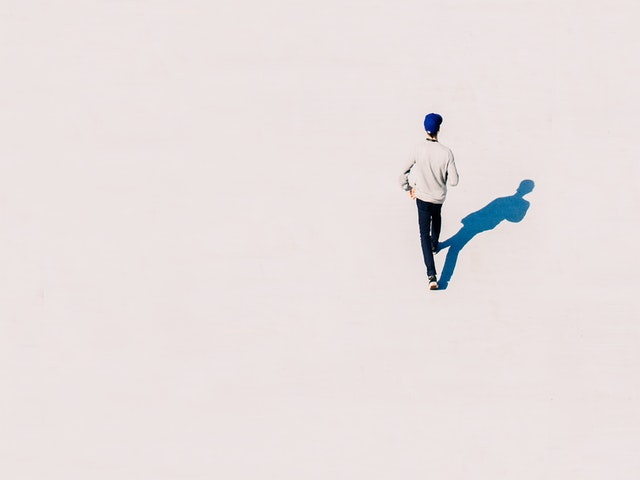
#> input picture body_detection/body.jpg, 640 x 480 px, given in place of the camera
$ python ekrana_resim_cizme.py
#> lines starting #> are read from the running program, lines starting #| are printed output that depends on the picture; after the words box and inside, x2 and y2 are one past the last pixel; in counts of white or black regions, pixels touching at a corner belong together
import cv2
import numpy as np
from collections import deque
cap = cv2.VideoCapture(0)
lower_blue = np.array([100,60,60])
upper_blue = np.array([140,255,255])

blue_points = [deque(maxlen=512)]
green_points = [deque(maxlen=512)]
red_points = [deque(maxlen=512)]
yellow_points = [deque(maxlen=512)]

blue_index = 0
green_index = 0
red_index = 0
yellow_index = 0

colors = [(255,0,0),(0,255,0),(0,0,255),(0,255,255)]
color_index = 0
paintwindow = np.zeros((471,636,3)) + 255

paintwindow = cv2.rectangle(paintwindow,(40,1),(140,65),(0,0,0),2)
paintwindow = cv2.rectangle(paintwindow,(160,1),(255,65),colors[0],-1)
paintwindow = cv2.rectangle(paintwindow,(275,1),(375,65),colors[1],-1)
paintwindow = cv2.rectangle(paintwindow,(390,1),(485,65),colors[2],-1)
paintwindow = cv2.rectangle(paintwindow,(505,1),(600,65),colors[3],-1)
font = cv2.FONT_HERSHEY_PLAIN
cv2.putText(paintwindow,"CLEAR ALL",(49,33),font,0.5,(0,0,0),2,cv2.LINE_AA)
cv2.putText(paintwindow,"BLUE",(185,33),font,0.5,(255,255,255),2,cv2.LINE_AA)
cv2.putText(paintwindow,"GREEN",(298,33),font,0.5,(255,255,255),2,cv2.LINE_AA)
cv2.putText(paintwindow,"RED",(420,33),font,0.5,(255,255,255),2,cv2.LINE_AA)
cv2.putText(paintwindow,"YELLOW",(520,33),font,0.5,(255,255,255),2,cv2.LINE_AA)

cv2.namedWindow("Paint")


while (1):
    ret,frame = cap.read()
#> frame is the input picture: shape (480, 640, 3); mean B, G, R 224.1, 225, 232.8
    frame = cv2.flip(frame,1)
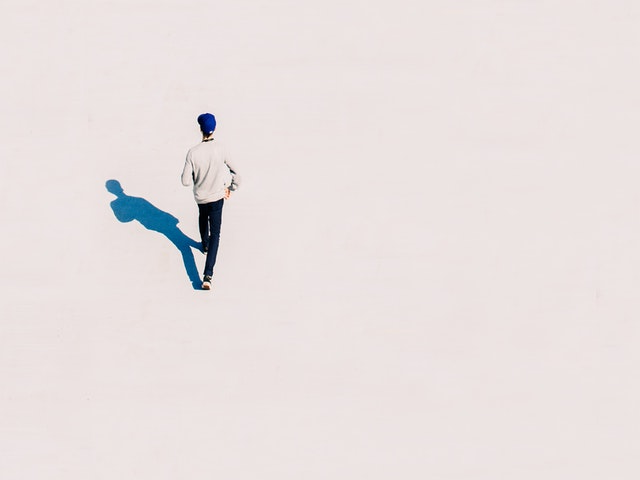
#> frame: shape (480, 640, 3); mean B, G, R 224.1, 225, 232.8
    hsv = cv2.cvtColor(frame,cv2.COLOR_BGR2HSV)
#> hsv: shape (480, 640, 3); mean H, S, V 26, 13.9, 234
    frame = cv2.rectangle(frame,(40,1),(140,65),(0,0,0),2)
    frame = cv2.rectangle(frame,(160,1),(255,65),colors[0],-1)
    frame = cv2.rectangle(frame,(275,1),(375,65),colors[1],-1)
    frame = cv2.rectangle(frame,(390,1),(485,65),colors[2],-1)
    frame = cv2.rectangle(frame,(505,1),(600,65),colors[3],-1)
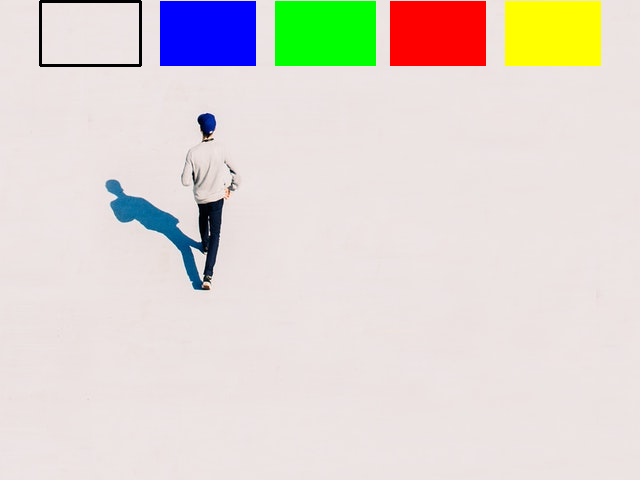
#> frame: shape (480, 640, 3); mean B, G, R 209.9, 216.1, 222.9
    font = cv2.FONT_HERSHEY_PLAIN
    cv2.putText(paintwindow,"CLEAR ALL",(49,33),font,0.5,(0,0,0),2,cv2.LINE_AA)
    cv2.putText(paintwindow,"BLUE",(185,33),font,0.5,(255,255,255),2,cv2.LINE_AA)
    cv2.putText(paintwindow,"GREEN",(298,33),font,0.5,(255,255,255),2,cv2.LINE_AA)
    cv2.putText(paintwindow,"RED",(420,33),font,0.5,(255,255,255),2,cv2.LINE_AA)
    cv2.putText(paintwindow,"YELLOW",(520,33),font,0.5,(255,255,255),2,cv2.LINE_AA)

    if ret is False:
        break
    mask = cv2.inRange(hsv,lower_blue,upper_blue)
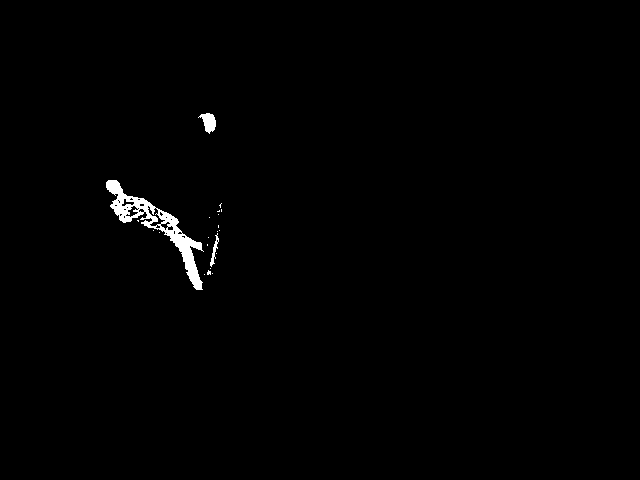
#> mask: shape (480, 640); 0.79% white; 21 white regions (18 under 20 px), largest, box (x1, y1, x2, y2) and area: (106, 180, 204, 290) 2079, (198, 113, 216, 134) 218, (210, 233, 219, 267) 97
    mask = cv2.erode(mask,(5,5),iterations=2)
#> mask: shape (480, 640); 0.6% white; 13 white regions (7 under 20 px), largest, box (x1, y1, x2, y2) and area: (158, 211, 202, 290) 885, (106, 182, 132, 223) 443, (132, 198, 158, 228) 215, (200, 115, 216, 134) 184, (210, 237, 219, 267) 69, (133, 211, 143, 218) 20
    mask = cv2.morphologyEx(mask,cv2.MORPH_OPEN,(5,5))
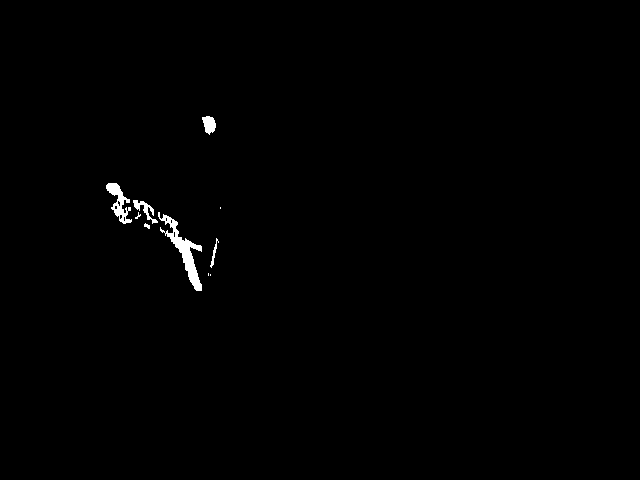
#> mask: shape (480, 640); 0.58% white; 10 white regions (4 under 20 px), largest, box (x1, y1, x2, y2) and area: (158, 212, 202, 291) 876, (106, 183, 132, 224) 438, (133, 200, 158, 224) 184, (202, 116, 216, 135) 182, (210, 238, 219, 268) 69, (144, 223, 150, 229) 22
    mask = cv2.dilate(mask,(5,5),iterations=1)
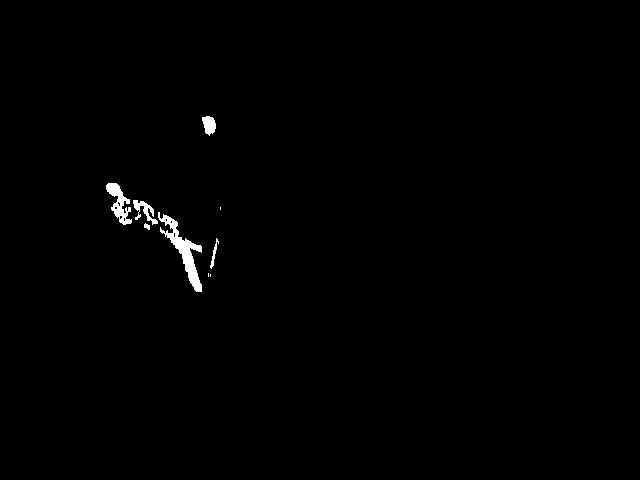
#> mask: shape (480, 640); 0.65% white; 9 white regions (3 under 20 px)

    counters,_ = cv2.findContours(mask,cv2.RETR_TREE,cv2.CHAIN_APPROX_SIMPLE)
#> counters = 16 contours, 11 with area under 20; largest, box (x1, y1, x2, y2) and area: (158, 212, 202, 292) 828, (106, 183, 132, 225) 431, (133, 200, 158, 225) 172, (202, 116, 216, 136) 170, (210, 238, 219, 269) 45
    center = None
    if len(counters)>0:
        max_cnt = sorted(counters,key=cv2.contourArea,reverse=True)[0]
#> max_cnt = contour of 150 points, box (x1, y1, x2, y2) (158, 212, 202, 292), area 828
        ((x,y),radius)= cv2.minEnclosingCircle(max_cnt)
#> x = 179.5; y = 251.5; radius = 44.97
        cv2.circle(frame,(int(x),int(y)),int(radius),(255,67,120),3)
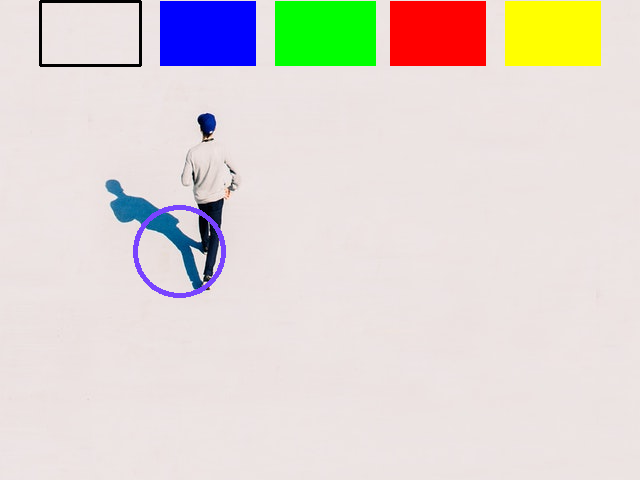
#> frame: shape (480, 640, 3); 0.45% of pixels changed, all inside (x1, y1, x2, y2) = (133, 205, 226, 298)

        M = cv2.moments(max_cnt)
#> M = moments, m00 827.5, centre m10/m00, m01/m00 = (183.7, 251.2)
        center = (int(M["m10"]/M["m00"]),int(M["m01"]/M["m00"]))
#> center = (183, 251)
        if center[1]<65:
            if 40<=center[0]<=140:
                blue_points = [deque(maxlen=512)]
                green_points = [deque(maxlen=512)]
                red_points = [deque(maxlen=512)]
                yellow_points = [deque(maxlen=512)]

                blue_index = 0
                green_index = 0
                red_index = 0
                yellow_index = 0

                paintwindow[67:,:,:] = 255
            elif 160<=center[0]<=255:
                color_index = 0
            elif 275<=center[0]<=300:
                color_index = 1
            elif 390<=center[0]<=485:
                color_index = 2
            elif 505<=center[0]<=600:
                color_index = 3
        else:
            if color_index == 0:
                blue_points[blue_index].appendleft(center)
            elif color_index == 1:
                green_points[green_index].appendleft(center)
            elif color_index == 2:
                red_points[red_index].appendleft(center)
            elif color_index == 3:
                yellow_points[yellow_index].appendleft(center)
    else:
        blue_points.append(deque(maxlen=512))
        blue_index +=1
        green_points.append(deque(maxlen=512))
        green_index +=1
        red_points.append(deque(maxlen=512))
        red_index +=1
        yellow_points.append(deque(maxlen=512))
        yellow_index +=1

    points = [blue_points,green_points,red_points,yellow_points]
    for i in range(len(points)):
        for j in range(len(points[i])):
            for k in range(len(points[i][j])):
                if  points[i][j][k-1] is None or points[i][j][k] is None:
                    continue
                cv2.line(frame,points[i][j][k-1],points[i][j][k],colors[i],2)
                cv2.line(paintwindow,points[i][j][k-1],points[i][j][k],colors[i],2)
#> frame: shape (480, 640, 3); under 0.01% of pixels changed, all inside (x1, y1, x2, y2) = (182, 250, 185, 253)
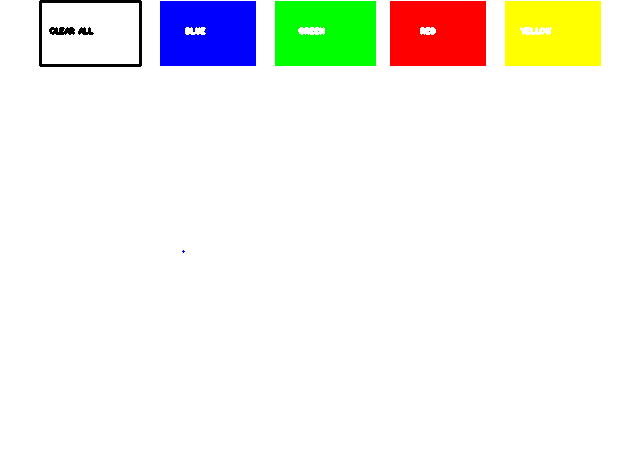
#> paintwindow: shape (471, 636, 3) float64; mean B, G, R 238.2, 243.5, 243.3
    cv2.imshow("frame",frame)
    cv2.imshow("paintwindow",paintwindow)
    if cv2.waitKey(3) & 0xFF == ord('q'):
#> (key q is pressed here)
        break
cap.release()
cv2.destroyAllWindows()
